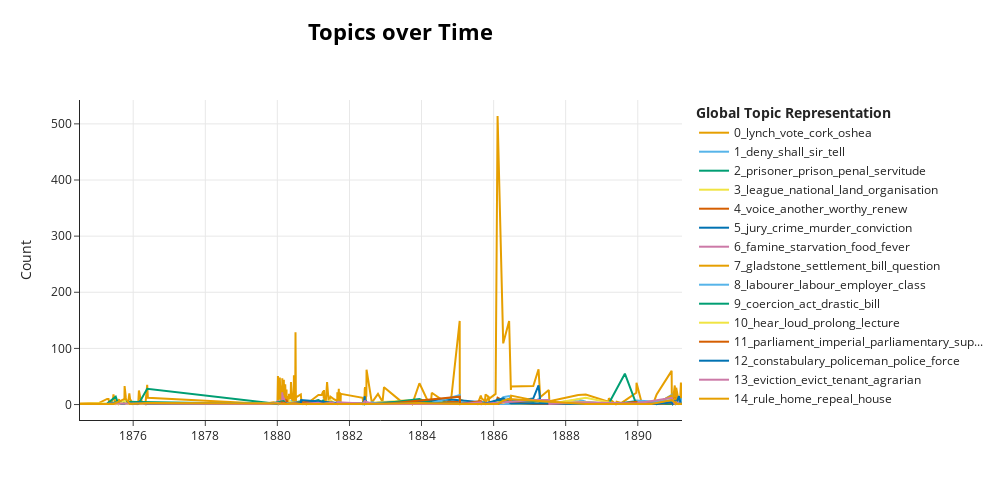

The cell this chart's notebook holds for it:
### Markdown cell above
Sometimes reports for the same speech are more or less identical to other reports, due to them coming from the same original transcription. In order to prevent repetition from affecting the topic modelling process, we can remove instances of sentence repetition where the sentences are related to the same speech from our dataframe. We end up with a lemmatized dataframe with stopwords removed and repeated sentences related to the same speech removed. Having done this we visualize topics over time with our new data.

### Code cell
#drop duplicate sentences if they are related to same speech id to remove reports which are copies of others
df_drop = df_stop.drop_duplicates(subset=['speech_id', 'sentence'])
#use function to get visualisation of topics for the dataset with repetition removed with lemmatized text, stopwords
drop_vis_obj = bertopic_time(df_drop, topic_model)
drop_vis = drop_vis_obj[0]
drop_vis
